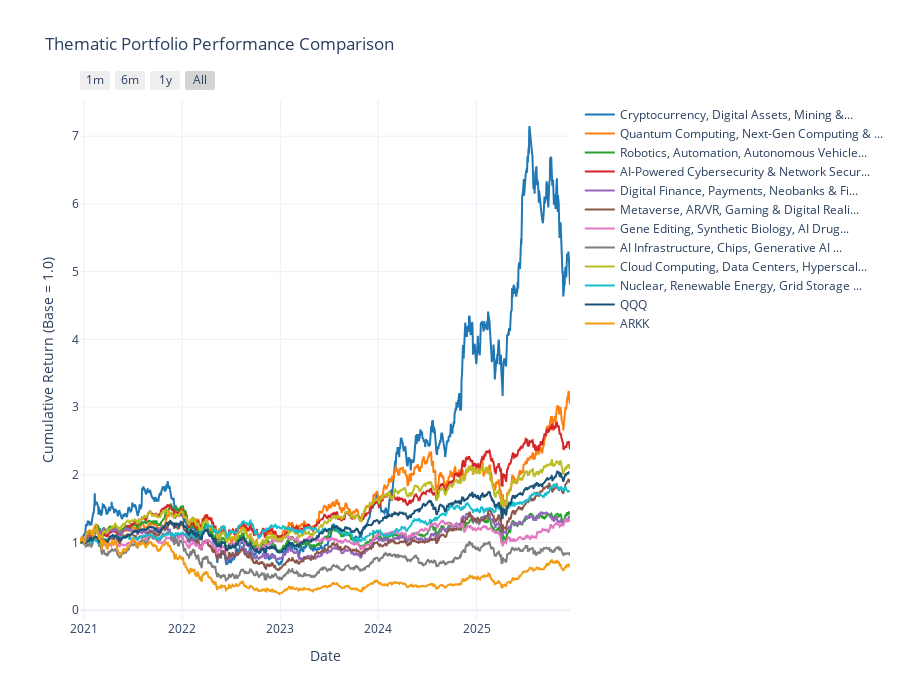

Notebook source saved alongside this figure:
### Markdown cell above
The Horse Race Comparison

### Code cell
fig_horse_race = create_multi_theme_comparison(theme2OHLC_fixed)
fig_horse_race.show()

### Figure 1 — Plotly figure (JSON) as saved in the notebook; plotly's stock layout.template omitted (floating-point values rounded to 4 significant figures; data arrays with more than 128 entries replaced by an {"elided": "..."} marker saying what was removed)
{"data": [{"hovertemplate": "%{y:.3f}<extra></extra>", "line": {"color": "#1f77b4", "width": 2}, "mode": "lines", "name": "Cryptocurrency, Digital Assets, Mining &...", "type": "scatter", "x": {"elided": "1255 str values"}, "y": {"elided": "1255 float values"}}, {"hovertemplate": "%{y:.3f}<extra></extra>", "line": {"color": "#ff7f0e", "width": 2}, "mode": "lines", "name": "Quantum Computing, Next-Gen Computing & ...", "type": "scatter", "x": {"elided": "1255 str values"}, "y": {"elided": "1255 float values"}}, {"hovertemplate": "%{y:.3f}<extra></extra>", "line": {"color": "#2ca02c", "width": 2}, "mode": "lines", "name": "Robotics, Automation, Autonomous Vehicle...", "type": "scatter", "x": {"elided": "1255 str values"}, "y": {"elided": "1255 float values"}}, {"hovertemplate": "%{y:.3f}<extra></extra>", "line": {"color": "#d62728", "width": 2}, "mode": "lines", "name": "AI-Powered Cybersecurity & Network Secur...", "type": "scatter", "x": {"elided": "1255 str values"}, "y": {"elided": "1255 float values"}}, {"hovertemplate": "%{y:.3f}<extra></extra>", "line": {"color": "#9467bd", "width": 2}, "mode": "lines", "name": "Digital Finance, Payments, Neobanks & Fi...", "type": "scatter", "x": {"elided": "1255 str values"}, "y": {"elided": "1255 float values"}}, {"hovertemplate": "%{y:.3f}<extra></extra>", "line": {"color": "#8c564b", "width": 2}, "mode": "lines", "name": "Metaverse, AR/VR, Gaming & Digital Reali...", "type": "scatter", "x": {"elided": "1255 str values"}, "y": {"elided": "1255 float values"}}, {"hovertemplate": "%{y:.3f}<extra></extra>", "line": {"color": "#e377c2", "width": 2}, "mode": "lines", "name": "Gene Editing, Synthetic Biology, AI Drug...", "type": "scatter", "x": {"elided": "1255 str values"}, "y": {"elided": "1255 float values"}}, {"hovertemplate": "%{y:.3f}<extra></extra>", "line": {"color": "#7f7f7f", "width": 2}, "mode": "lines", "name": "AI Infrastructure, Chips, Generative AI ...", "type": "scatter", "x": {"elided": "1255 str values"}, "y": {"elided": "1255 float values"}}, {"hovertemplate": "%{y:.3f}<extra></extra>", "line": {"color": "#bcbd22", "width": 2}, "mode": "lines", "name": "Cloud Computing, Data Centers, Hyperscal...", "type": "scatter", "x": {"elided": "1255 str values"}, "y": {"elided": "1255 float values"}}, {"hovertemplate": "%{y:.3f}<extra></extra>", "line": {"color": "#17becf", "width": 2}, "mode": "lines", "name": "Nuclear, Renewable Energy, Grid Storage ...", "type": "scatter", "x": {"elided": "1255 str values"}, "y": {"elided": "1255 float values"}}, {"hovertemplate": "%{y:.3f}<extra></extra>", "line": {"color": "#1a5276", "width": 2}, "mode": "lines", "name": "QQQ", "type": "scatter", "x": {"elided": "1255 str values"}, "y": {"elided": "1255 float values"}}, {"hovertemplate": "%{y:.3f}<extra></extra>", "line": {"color": "#f39c12", "width": 2}, "mode": "lines", "name": "ARKK", "type": "scatter", "x": {"elided": "1255 str values"}, "y": {"elided": "1255 float values"}}], "layout": {"height": 700, "hovermode": "x unified", "legend": {"orientation": "v", "x": 1.02, "xanchor": "left", "y": 1, "yanchor": "top"}, "title": {"text": "Thematic Portfolio Performance Comparison"}, "xaxis": {"rangeselector": {"buttons": [{"count": 1, "label": "1m", "step": "month", "stepmode": "backward"}, {"count": 6, "label": "6m", "step": "month", "stepmode": "backward"}, {"count": 1, "label": "1y", "step": "year", "stepmode": "backward"}, {"label": "All", "step": "all"}]}, "title": {"text": "Date"}, "type": "date"}, "yaxis": {"title": {"text": "Cumulative Return (Base = 1.0)"}}}}
